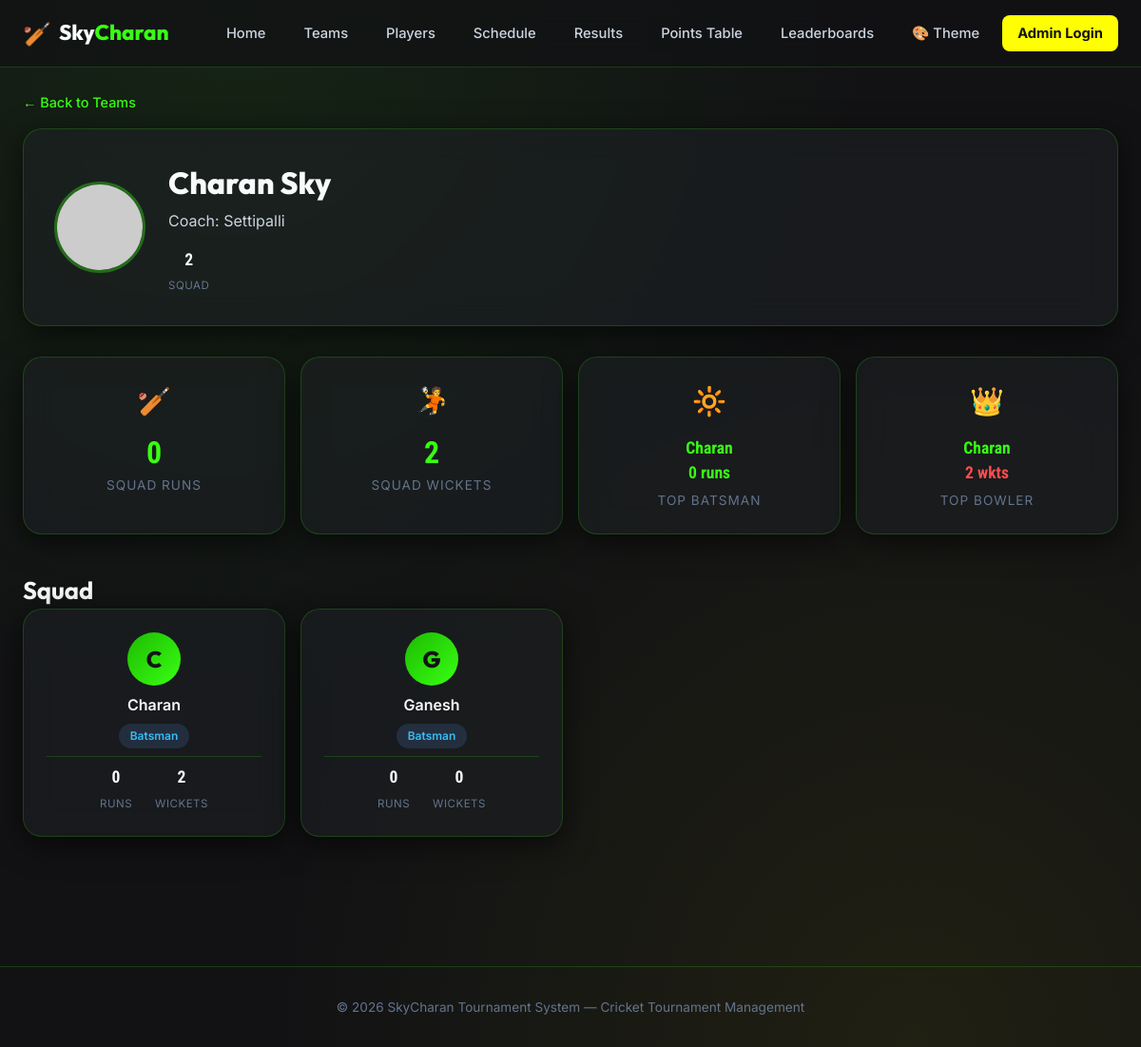
The page /teams/7/ on the database its author committed.
### tournament/models.py (models this page shows, shortened)
class Team(models.Model):
    name = models.CharField(max_length=100, unique=True)
    logo = models.URLField(blank=True, help_text="Optional logo image URL")
    coach_name = models.CharField(max_length=100, blank=True)
    class Meta:
        ordering = ['name']
    @property
    def logo_or_placeholder(self):
        if self.logo:
            return self.logo
        return "https://placehold.co/80x80/0f3d2e/ffffff?text=" + (self.name[:2].upper())

class Player(models.Model):
    BATSMAN = 'Batsman'
    BOWLER = 'Bowler'
    ALLROUNDER = 'All-rounder'
    ROLE_CHOICES = [
        (BATSMAN, 'Batsman'),
        (BOWLER, 'Bowler'),
        (ALLROUNDER, 'All-rounder'),
    ]
    name = models.CharField(max_length=100)
    role = models.CharField(max_length=20, choices=ROLE_CHOICES, default=BATSMAN)
    team = models.ForeignKey(Team, on_delete=models.CASCADE, related_name='players')
    runs = models.PositiveIntegerField(default=0)
    wickets = models.PositiveIntegerField(default=0)
    class Meta:
        ordering = ['team__name', 'name']

### tournament/views.py (the view)
# urls.py: path('teams/<int:pk>/', views.team_detail, name='team_detail'),
def team_detail(request, pk):
    team = get_object_or_404(Team, pk=pk)
    players = team.players.all()
    points = getattr(team, 'points', None)
    total_runs = sum(p.runs for p in players)
    total_wickets = sum(p.wickets for p in players)
    best_batsman = players.order_by('-runs').first() if players.exists() else None
    best_bowler = players.order_by('-wickets').first() if players.exists() else None
    return render(request, 'tournament/team_detail.html', {
        'team': team,
        'players': players,
        'points': points,
        'total_runs': total_runs,
        'total_wickets': total_wickets,
        'best_batsman': best_batsman,
        'best_bowler': best_bowler,
    })

### tournament/context_processors.py (called while the page is built, shortened)
def live_match_context(request):
    live_match = Match.objects.filter(status=Match.LIVE).first()
    return {
        'global_live_match': None,
        'global_live_state': None,
        'global_live_rr': 0.0,
        'global_live_target_text': "",
    }

### tournament/templates/tournament/team_detail.html (shortened to what this page needs)
{% extends 'tournament/base.html' %}
{% block content %}
<section class="section">
    <a href="{% url 'teams' %}" class="back-link">&larr; Back to Teams</a>
    <div class="team-hero glass">
        <img src="{{ team.logo_or_placeholder }}" alt="{{ team.name }}" class="team-logo-lg">
        <div class="team-hero-info">
            <h1 class="page-title">{{ team.name }}</h1>
            <p class="team-hero-coach">Coach: {{ team.coach_name|default:"Not assigned" }}</p>
            <div class="team-hero-stats">
                <div class="mini-stat">
                    <span class="mini-stat-value">{{ players.count }}</span>
                    <span class="mini-stat-label">Squad</span>
                </div>
            </div>
        </div>
    </div>
    <div class="stats-grid" style="margin-top: 2rem;">
        <div class="stat-card glass">
            <span class="stat-icon">&#127951;</span>
            <p class="stat-value">{{ total_runs }}</p>
            <p class="stat-label">Squad Runs</p>
        </div>
        <div class="stat-card glass">
            <span class="stat-icon">&#129342;</span>
            <p class="stat-value">{{ total_wickets }}</p>
            <p class="stat-label">Squad Wickets</p>
        </div>
        <div class="stat-card glass">
            <span class="stat-icon">&#128262;</span>
            <p class="stat-value" style="font-size: 1.1rem; padding: 6px 0;">
                {% if best_batsman %}{{ best_batsman.name }}<br><span style="color: var(--primary);">{{ best_batsman.runs }} runs</span>{% else %}&mdash;{% endif %}
            </p>
            <p class="stat-label">Top Batsman</p>
        </div>
        <div class="stat-card glass">
            <span class="stat-icon">&#128081;</span>
            <p class="stat-value" style="font-size: 1.1rem; padding: 6px 0;">
                {% if best_bowler %}{{ best_bowler.name }}<br><span style="color: var(--error);">{{ best_bowler.wickets }} wkts</span>{% else %}&mdash;{% endif %}
            </p>
            <p class="stat-label">Top Bowler</p>
        </div>
    </div>
    <h2 class="section-title" style="margin-top: 2.5rem;">Squad</h2>
    {% if players %}
        <div class="player-grid">
            {% for player in players %}
                <div class="player-card glass">
                    <div class="player-avatar">{{ player.name|first|upper }}</div>
                    <h4 class="player-name">{{ player.name }}</h4>
                    <span class="role-badge role-{{ player.role|slugify }}">{{ player.role }}</span>
                    <div class="player-stats">
                        <div class="mini-stat">
                            <span class="mini-stat-value">{{ player.runs }}</span>
                            <span class="mini-stat-label">Runs</span>
                        </div>
                        <div class="mini-stat">
                            <span class="mini-stat-value">{{ player.wickets }}</span>
                            <span class="mini-stat-label">Wickets</span>
                        </div>
                    </div>
                </div>
            {% endfor %}
        </div>
    {% else %}
        <p class="empty-state">No players in this squad yet.</p>
    {% endif %}
</section>
{% endblock %}

### tournament/templates/tournament/base.html (shortened to what this page needs)
{% load static %}
<!DOCTYPE html>
<html lang="en">
<head>
    <link rel="stylesheet" href="{% static 'tournament/css/style.css' %}?v=1.2">
</head>
<body>
    <nav class="navbar">
        <div class="nav-container">
            <a href="{% url 'home' %}" class="nav-logo">
                <span class="logo-icon">&#127951;</span>
                <span class="logo-text">Sky<span class="accent">Charan</span></span>
            </a>
            <div class="nav-menu" id="navMenu">
                <a href="{% url 'home' %}" class="nav-link">Home</a>
                <a href="{% url 'teams' %}" class="nav-link">Teams</a>
                <a href="{% url 'players' %}" class="nav-link">Players</a>
                <a href="{% url 'schedule' %}" class="nav-link">Schedule</a>
                <a href="{% url 'results' %}" class="nav-link">Results</a>
                <a href="{% url 'points_table' %}" class="nav-link">Points Table</a>
                <a href="{% url 'leaderboards' %}" class="nav-link">Leaderboards</a>
                <div class="theme-switcher">
                    <button class="nav-link theme-trigger-btn" id="themeToggleBtn" onclick="toggleThemeMenu(event)" aria-label="Switch Theme">
                        🎨 Theme
                    </button>
                </div>
                {% if user.is_authenticated %}
                    <a href="{% url 'dashboard' %}" class="nav-link nav-cta">Dashboard</a>
                    <a href="{% url 'admin_logout' %}" class="nav-link">Logout</a>
                {% else %}
                    <a href="{% url 'admin_login' %}" class="nav-link nav-cta">Admin Login</a>
                {% endif %}
            </div>
        </div>
    </nav>
    <main class="main-content">
        {% block content %}{% endblock %}
    </main>
    <footer class="footer">
        <p>&copy; 2026 SkyCharan Tournament System &mdash; Cricket Tournament Management</p>
    </footer>
</body>
</html>

### rows shown on the page
Team: name "Charan Sky", coach_name "Settipalli"
Player: name "Charan", runs "0", wickets "2", name|first "C", role "Batsman"
Player: name|first "G", name "Ganesh", role "Batsman", runs "0", wickets "0"

### other values the page prints
{{ players.count }} "2"
{{ total_runs }} "0"
{{ total_wickets }} "2"
